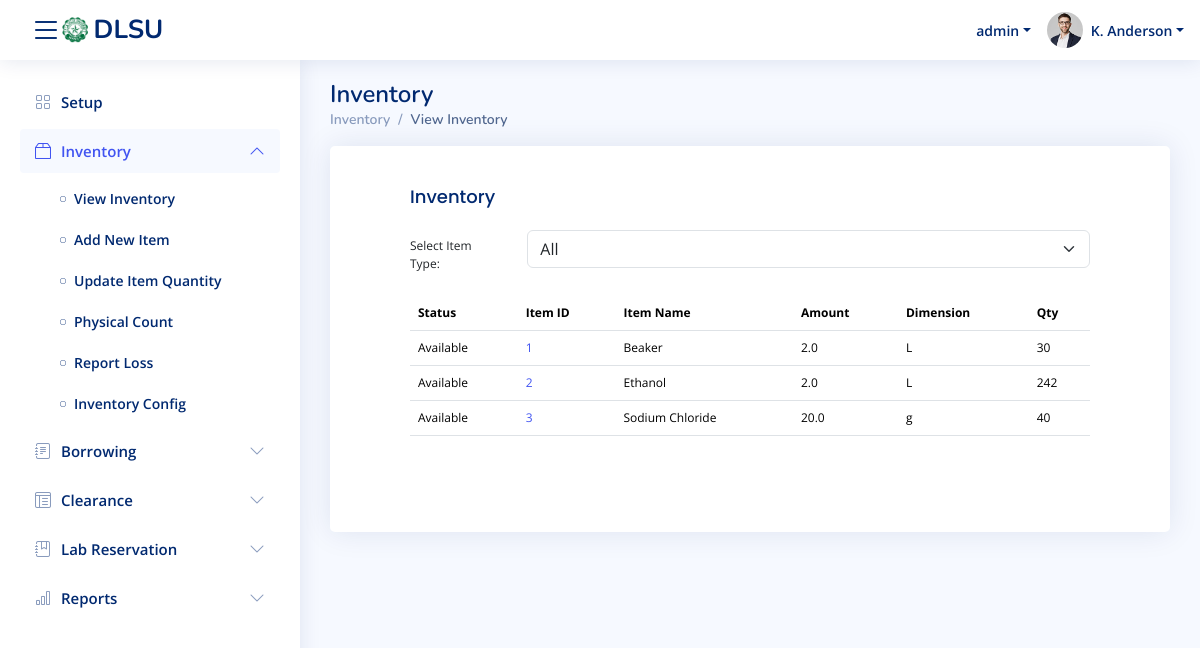
The page /inventory/ (signed in) on the database as committed earlier.
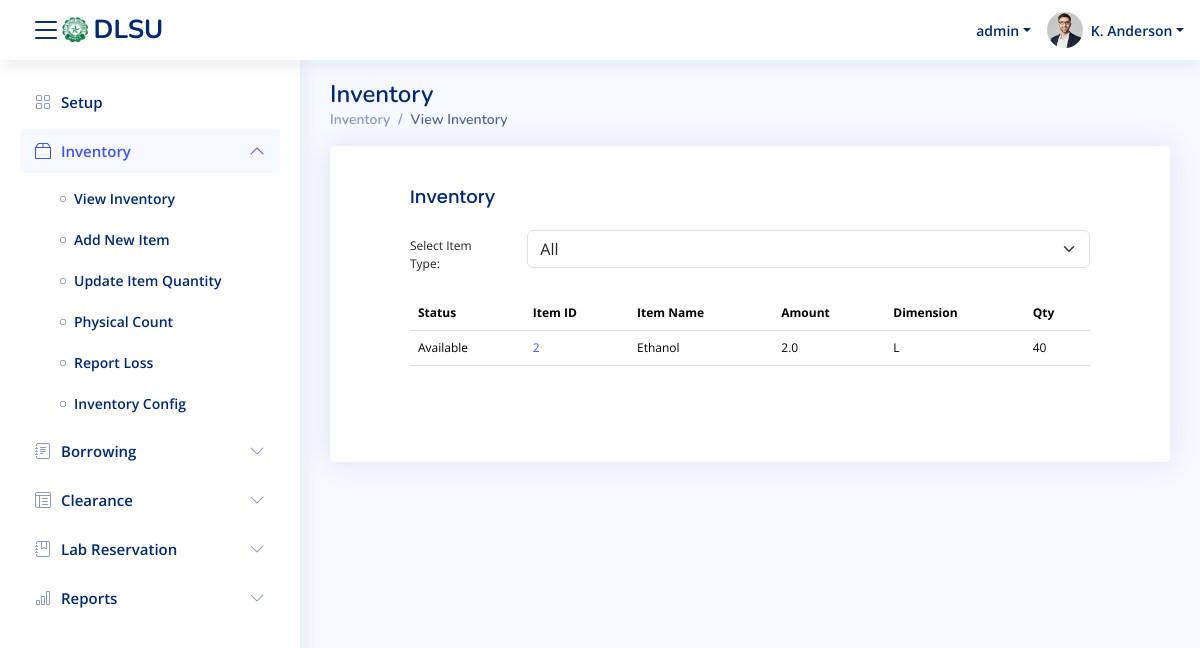
The same page on the database as committed later.
### core/models.py (models this page shows, shortened)
class item_description(models.Model):
    item_id = models.AutoField(primary_key=True)
    laboratory = models.ForeignKey('Laboratory', on_delete=models.CASCADE, null=True, blank=True)
    item_name = models.CharField(max_length=45, null=True, blank=True)
    itemType = models.ForeignKey('item_types', on_delete=models.SET_NULL, null=True, blank=True)
    amount = models.FloatField(null=True, blank=True)
    dimension = models.CharField(max_length=10, null=True, blank=True)
    qty = models.IntegerField()
    alert_qty = models.IntegerField()
    add_cols = models.CharField(max_length=45, null=True, blank=True)
    disabled = models.BooleanField(default=False)  # New field to mark as disabled

### core/views.py (the view)
# urls.py: path('inventory/', views.inventory_view, name='inventory_view'),
def inventory_view(request):
    selected_laboratory_id = request.session.get('selected_lab')
    item_types_list = item_types.objects.filter(laboratory_id=selected_laboratory_id)
    selected_item_type = request.GET.get('item_type')
    if selected_item_type:
        inventory_items = item_description.objects.filter(
            itemType_id=selected_item_type,
            laboratory_id=selected_laboratory_id,
            disabled=0  # Only get items that are enabled
        ).annotate(total_qty=Sum('item_inventory__qty'))  # Calculate total quantity
        selected_item_type_instance = item_types.objects.get(pk=selected_item_type)
        add_cols = json.loads(selected_item_type_instance.add_cols)
    else:
        inventory_items = item_description.objects.filter(
            laboratory_id=selected_laboratory_id,
            disabled=0  # Only get items that are enabled
        ).annotate(total_qty=Sum('item_inventory__qty'))  # Calculate total quantity
        add_cols = []
    return render(request, 'mod_inventory/view_inventory.html', {
        'inventory_items': inventory_items,
        'item_types': item_types_list,
        'selected_item_type': int(selected_item_type) if selected_item_type else None,
        'add_cols': add_cols
    })

### core/context_processors.py (called while the page is built)
def labs_context(request):
    return {
        'laboratories': laboratory.objects.filter(is_available=True),
        'selected_lab_name': request.session.get('selected_lab_name')
    }

### core/templates/mod_inventory/view_inventory.html (shortened to what this page needs)
{% extends 'temp_navbar.html' %}
{% load socialaccount inventory_extras %}
{% block content %}
  <div class="pagetitle">
    <h1>Inventory</h1>
    <nav>
      <ol class="breadcrumb">
        <li class="breadcrumb-item"><a href="{% url 'inventory_view' %}">Inventory</a></li>
        <li class="breadcrumb-item active">View Inventory</li>
      </ol>
    </nav>
  </div>
  <section class="section">
    <div class="row">
      <div class="col-lg-12">
        <div class="card">
          <div class="card-body">
            <h5 class="card-title">Inventory</h5>
            <form method="GET" id="itemTypeForm">
              <div class="row mb-3">
                <label for="item_type" class="col-sm-2 col-form-label">Select Item Type:</label>
                <div class="col-sm-10">
                  <select class="form-select" id="item_type" name="item_type" onchange="document.getElementById('itemTypeForm').submit()">
                    <option value="">All</option>
                  </select>
                </div>
              </div>
            </form>
            <table class="table datatable">
              <thead>
                <tr>
                  <th>Status</th>
                  <th>Item ID</th>
                  <th>Item Name</th>
                  <th>Amount</th>
                  <th>Dimension</th>
                  <th>Qty</th>
                </tr>
              </thead>
              <tbody>
                {% for item in inventory_items %}
                <tr>
                  <td>Available</td>
                  <td><a href="{% url 'inventory_itemDetails_view' item.item_id %}">{{ item.item_id }}</a></td>
                  <td>{{ item.item_name }}</td>
                  <td>{{ item.amount }}</td>
                  <td>{{ item.dimension }}</td>
                  <td class="{% if item.total_qty > 0 %}qty-positive{% else %}qty-negative{% endif %}">
                    {{ item.total_qty }}
                  </td>
                </tr>
                {% empty %}
                <tr>
                  <td colspan="6">No items found.</td>
                </tr>
                {% endfor %}
              </tbody>
            </table>
          </div>
        </div>
      </div>
    </div>
  </section>
{% endblock %}

Rows that differ between the two databases and show on the page:
no longer on this page (row edited): item_description: item_id "1", item_name "Beaker", amount "2.0", dimension "L", total_qty "30"
removed item_description: item_id "3", item_name "Sodium Chloride", amount "20.0", dimension "g", total_qty "40"
computed for item_description "Ethanol": total_qty "242" → "40"
